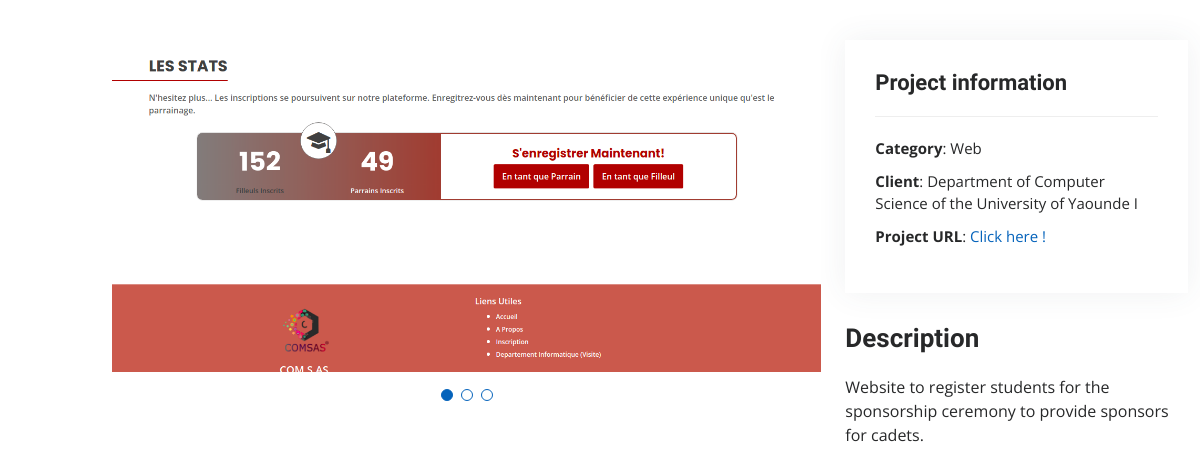
The page /portfolio/1/detail on the database its author committed.
### website/models.py (models this page shows, shortened)
class ItemPortfolio(models.Model):
    category = models.CharField(max_length=255, choices=[("Mobile", "Mobile"), ("Web", "Web")], null=False, default="Mobile")
    client = models.CharField(max_length=255, blank=True, null=True)
    project_link = models.CharField(max_length=255, blank=True, null=True)
    project_pic_1 = models.ImageField(blank=True, null=False, upload_to="images/portfolio/")
    project_pic_2 = models.ImageField(blank=True, null=True, upload_to="images/portfolio/")
    project_pic_3 = models.ImageField(blank=True, null=True, upload_to="images/portfolio/")
    detail = models.TextField()

### website/views.py (the view)
# urls.py: path('portfolio/<int:pk>/detail', PortfolioDetailView.as_view(), name="portfolio-detail"),
class PortfolioDetailView(DetailView):
    model = ItemPortfolio
    template_name = 'website/portfolio_details.html'

### website/templates/website/portfolio_details.html (shortened to what this page needs)
{% extends "website/base.html" %}
{% block content %}
  <main id="main">
    <section id="portfolio-details" class="portfolio-details">
      <div class="container">
        <div class="row gy-4">
          <div class="col-lg-8">
            <div class="portfolio-details-slider swiper">
              <div class="swiper-wrapper align-items-center">
                <div class="swiper-slide">
                  <img src="{{ itemportfolio.project_pic_1.url }}" alt="">
                </div>
              </div>
              <div class="swiper-pagination"></div>
            </div>
          </div>
          <div class="col-lg-4">
            <div class="portfolio-info">
              <h3>Project information</h3>
              <ul>
                <li><strong>Category</strong>: {{ itemportfolio.category }}</li>
                {% if itemportfolio.client %}
                    <li><strong>Client</strong>: {{ itemportfolio.client }}</li>
                {% else %}
                    <li><strong>Client</strong>: Personal</li>
                {% endif %}
                <li><strong>Project URL</strong>: <a target="_blank" href="{{ itemportfolio.project_link }}">Click here !</a></li>
              </ul>
            </div>
            <div class="portfolio-description">
              <h2>Description</h2>
              <p>
                {{ itemportfolio.detail }}
              </p>
            </div>
          </div>
        </div>
      </div>
    </section>
  </main>
{% endblock content %}

### website/static/website/css/style.css (style rules this page uses)
body { font-family: "Open Sans", sans-serif; color: #272829; }
a { color: #0563bb; text-decoration: none; }
h1, h2, h3, h4, h5, h6 { font-family: "Raleway", sans-serif; }
@media (min-width: 992px) { #main { margin-left: 100px; } }
section { padding: 60px 0; overflow: hidden; }
.portfolio-details { padding-top: 40px; }
.portfolio-details .portfolio-details-slider img { width: 100%; }
.portfolio-details .portfolio-details-slider .swiper-pagination { margin-top: 20px; position: relative; }
.portfolio-details .portfolio-info { padding: 30px; box-shadow: 0px 0 30px rgba(69, 80, 91, 0.08); }
.portfolio-details .portfolio-info h3 { font-size: 22px; font-weight: 700; margin-bottom: 20px; padding-bottom: 20px; border-bottom: 1px solid #eee; }
.portfolio-details .portfolio-info ul { list-style: none; padding: 0; font-size: 15px; }
.portfolio-details .portfolio-info ul li + li { margin-top: 10px; }
.portfolio-details .portfolio-description { padding-top: 30px; }
.portfolio-details .portfolio-description h2 { font-size: 26px; font-weight: 700; margin-bottom: 20px; }
.portfolio-details .portfolio-description p { padding: 0; }

### rows shown on the page
ItemPortfolio: project_pic_1 (picture), category "Web", client "Department of Computer Science of the University of Yaounde I", detail "Website to register students for the sponsorship ceremony to provide sponsors for cadets."
